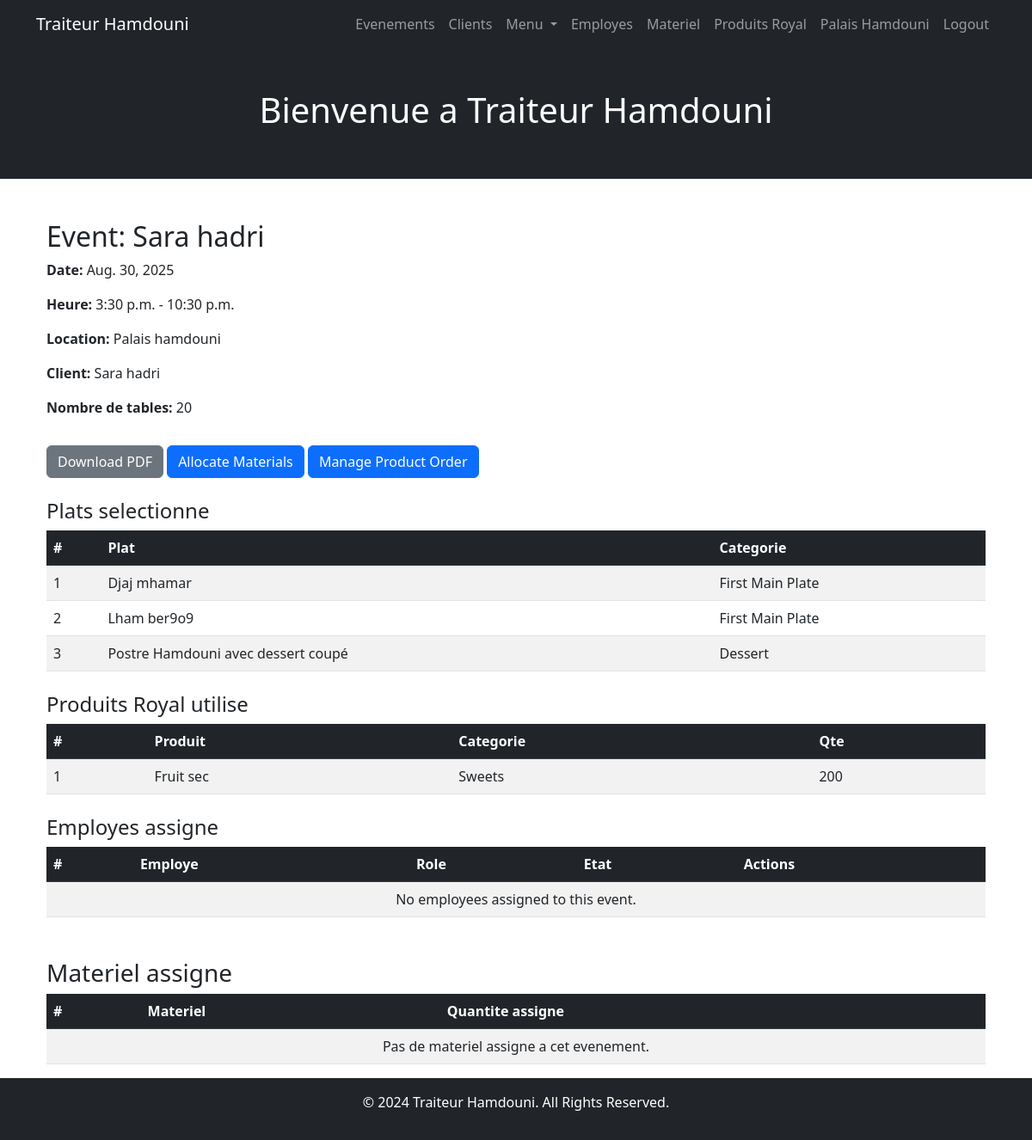
The page /events/4/ (signed in) on the database its author committed.
### events/models.py (models this page shows, shortened)
class Event(models.Model):
    EVENT_TYPES = [
        ('wedding', 'Mariage'),
        ('corporate', 'Événement d\'entreprise'),
        ('birthday', 'Anniversaire'),
        ('private', 'Fête privée'),
        ('engagement', 'Fiançailles'),
        ('baptism', 'Baptême'),
        ('marriage_signature', 'Signature d\'acte de mariage'),
        ('family_reunion', 'Réunion de famille'),
        ('conference', 'Conférence'),
        ('charity_event', 'Événement caritatif'),
        ('graduation', 'Remise de diplômes'),
        ('baby_shower', 'Fête de naissance'),
        ('festival', 'Festival'),
        ('exhibition', 'Exposition'),
        ('concert', 'Concert'),
        ('anniversary', 'Anniversaire de mariage'),
        ('new_year', 'Nouvel An'),
        ('retirement', 'Départ à la retraite'),
    ]
    PAYMENT_STATUS_CHOICES = [
        ('pending', 'En attente'),
        ('partial', 'Avance'),
        ('paid', 'Payé'),
    ]
    EVENT_STATUS_CHOICES = [
        ('scheduled', 'Programmé'),
        ('completed', 'Terminé'),
        ('cancelled', 'Annulé'),
    ]
    name = models.CharField(max_length=255, verbose_name="Event Name")
    date = models.DateField(verbose_name="Event Date")
    start_time = models.TimeField(verbose_name="Start Time")
    end_time = models.TimeField(verbose_name="End Time")
    event_type = models.CharField(max_length=50, choices=EVENT_TYPES, blank=True, verbose_name="Event Type")
    client = models.ForeignKey(Customer, on_delete=models.CASCADE, related_name="events")
    number_of_guests = models.PositiveIntegerField(blank=True, null=True, verbose_name="Number of Guests")
    venue_name = models.CharField(max_length=255, blank=True, verbose_name="Venue Name")
    venue_address = models.TextField(blank=True, verbose_name="Venue Address")
    venue_contact = models.CharField(max_length=20, verbose_name="Venue Contact", blank=True, null=True)
    selected_dishes = models.ManyToManyField(Dish, related_name="events", verbose_name="Selected Dishes")
    selected_products = models.ManyToManyField(
        "products.Product",  # Use string reference to avoid circular import
        through="EventProduct",
        related_name="events",
        verbose_name="Selected Products",
    )
    assigned_staff = models.ManyToManyField(Employee, related_name="assigned_events", blank=True)
    decorations_required = models.BooleanField(default=False, verbose_name="Decorations Required")
    logistics_notes = models.TextField(blank=True, null=True, verbose_name="Logistics Notes")
    price_per_table = models.DecimalField(max_digits=10, decimal_places=2, blank=True, verbose_name="Price per Table", default=0.00)
    number_of_tables = models.PositiveIntegerField(verbose_name="Number of Tables", blank=True, default=0)
    price_of_decoration = models.DecimalField(max_digits=10, decimal_places=2, blank=True, verbose_name="Price of Decoration", default=0.00)
    price_of_extras = models.DecimalField(max_digits=10, decimal_places=2, blank=True, verbose_name="Price of Extras", default=0.00)
    event_cost = models.DecimalField(max_digits=10, decimal_places=2, verbose_name="Event Cost", default=0.00, blank=True)
    amount_paid = models.DecimalField(max_digits=10, decimal_places=2, verbose_name="Amount Paid", default=0.00)
    payment_status = models.CharField(max_length=20, choices=PAYMENT_STATUS_CHOICES, default='pending', verbose_name="Payment Status")
    event_status = models.CharField(max_length=20, choices=EVENT_STATUS_CHOICES, default='scheduled', blank=True, verbose_name="Event Status")
    event_notes = models.TextField(blank=True, null=True, verbose_name="Event Notes")

### client/models.py (models this page shows, shortened)
class Customer(models.Model):
    full_name = models.CharField(max_length=255, verbose_name="Full Name")
    phone_number = models.CharField(max_length=15, verbose_name="Phone Number")
    address = models.TextField(verbose_name="Address")

### menu/models.py (models this page shows, shortened)
class Dish(models.Model):
    DISH_TYPES = [
        ('starter', 'Starter Dish'),
        ('first_main', 'First Main Plate'),
        ('second_main', 'Second Main Plate'),
        ('dessert', 'Dessert'),
    ]
    name = models.CharField(max_length=255, verbose_name="Dish Name")
    dish_type = models.CharField(max_length=20, choices=DISH_TYPES, verbose_name="Dish Type")
    description = models.TextField(blank=True, verbose_name="Description")
    price = models.DecimalField(max_digits=10, decimal_places=2, verbose_name="Price")

### products/models.py (models this page shows, shortened)
class EventProduct(models.Model):
    event = models.ForeignKey(Event, on_delete=models.CASCADE, related_name="event_products")
    product = models.ForeignKey(Product, on_delete=models.CASCADE, related_name="event_products")
    quantity = models.PositiveIntegerField(verbose_name="Quantity Required")

class Product(models.Model):
    PRODUCT_TYPES = [
        ('sweet', 'Sweets'),
        ('salted', 'Salted'),
        ('cake', 'Cakes'),
        ('soire', 'Soirée Items'),
    ]
    name = models.CharField(max_length=255, verbose_name="Product Name")
    type = models.CharField(max_length=50, choices=PRODUCT_TYPES, verbose_name="Product Type")
    purchase_price = models.DecimalField(max_digits=10, decimal_places=2, verbose_name="Purchase Price")
    selling_price = models.DecimalField(max_digits=10, decimal_places=2, verbose_name="Selling Price")

### events/views.py (the view)
# urls.py: path('<int:event_id>/', event_detail, name='event_detail'),  # View details of an event
def event_detail(request, event_id):
    event = get_object_or_404(Event, pk=event_id)
    assignments = EmployeeAssignment.objects.filter(event=event)
    material_allocations = EventMaterialAllocation.objects.filter(event=event)
    selected_dishes = event.selected_dishes.all()
    event_products = EventProduct.objects.filter(event=event)  # Fetch associated products and quantities
    return render(request, 'events/event_detail.html', {
        'event': event,
        'assignments': assignments,
        'material_allocations': material_allocations,
        'selected_dishes': selected_dishes,
        'event_products': event_products,  # Include event products in the context
    })

### events/templates/events/event_detail.html (shortened to what this page needs)
{% extends 'base.html' %}
{% block content %}
<div class="container mt-4">
    <h2>Event: {{ event.name }}</h2>
    <p><strong>Date:</strong> {{ event.date }}</p>
    <p><strong>Heure:</strong> {{ event.start_time }} - {{ event.end_time }}</p>
    <p><strong>Location:</strong> {{ event.venue_name }}</p>
    <p><strong>Client:</strong> {{ event.client.full_name }}</p>
    <p><strong>Nombre de tables:</strong> {{ event.number_of_tables }}</p>
    <a href="{% url 'events:event_pdf' event.id %}" class="btn btn-secondary mt-3">Download PDF</a>
    <a href="{% url 'assignments:bulk_allocate_materials' event.id %}" class="btn btn-primary mt-3">Allocate Materials</a>
    <a href="{% url 'products:product_order' event.id %}" class="btn btn-primary mt-3">Manage Product Order</a>
    <h4 class="mt-4">Plats selectionne</h4>
    <table class="table table-striped">
        <thead class="table-dark">
            <tr>
                <th>#</th>
                <th>Plat</th>
                <th>Categorie</th>
            </tr>
        </thead>
        <tbody>
            {% for dish in selected_dishes %}
            <tr>
                <td>{{ forloop.counter }}</td>
                <td>{{ dish.name }}</td>
                <td>{{ dish.get_dish_type_display }}</td>
            </tr>
            {% empty %}
            <tr>
                <td colspan="4" class="text-center">Pas de plats selectionnes pour cet evenement.</td>
            </tr>
            {% endfor %}
        </tbody>
    </table>
    <h4 class="mt-4">Produits Royal utilise</h4>
    <table class="table table-striped">
        <thead class="table-dark">
            <tr>
                <th>#</th>
                <th>Produit</th>
                <th>Categorie</th>
                <th>Qte</th>
            </tr>
        </thead>
        <tbody>
            {% for event_product in event_products %}
            <tr>
                <td>{{ forloop.counter }}</td>
                <td>{{ event_product.product.name }}</td>
                <td>{{ event_product.product.get_type_display }}</td>
                <td>{{ event_product.quantity }}</td>
            </tr>
            {% empty %}
            <tr>
                <td colspan="4" class="text-center">Pas de produits affecte a cet evenement.</td>
            </tr>
            {% endfor %}
        </tbody>
    </table>
    <h4 class="mt-4">Employes assigne</h4>
    <table class="table table-striped">
        <thead class="table-dark">
            <tr>
                <th>#</th>
                <th>Employe</th>
                <th>Role</th>
                <th>Etat</th>
                <th>Actions</th>
            </tr>
        </thead>
        <tbody>
            {% for assignment in assignments %}
            <tr>
                <td>{{ forloop.counter }}</td>
                <td>{{ assignment.employee.full_name }}</td>
                <td>{{ assignment.assigned_role }}</td>
                <td>
                    {% if assignment.status == 'Active' %}
                    <span class="badge bg-success">{{ assignment.status }}</span>
                    {% else %}
                    <span class="badge bg-danger">{{ assignment.status }}</span>
                    {% endif %}
                </td>
                <td>
                    <form method="post" action="{% url 'assignments:unassign_employee' assignment.id %}" style="display:inline;">
                        {% csrf_token %}
                        <button type="submit" class="btn btn-danger btn-sm">Liberer</button>
                    </form>
                </td>
            </tr>
            {% empty %}
            <tr>
                <td colspan="5" class="text-center">No employees assigned to this event.</td>
            </tr>
            {% endfor %}
        </tbody>
    </table>
    <h3 class="mt-5">Materiel assigne</h3>
    <table class="table table-striped">
        <thead class="table-dark">
            <tr>
                <th>#</th>
                <th>Materiel</th>
                <th>Quantite assigne</th>
            </tr>
        </thead>
        <tbody>
            {% for allocation in material_allocations %}
            <tr>
                <td>{{ forloop.counter }}</td>
                <td>{{ allocation.material.name }}</td>
                <td>{{ allocation.quantity_allocated }}</td>
            </tr>
            {% empty %}
            <tr>
                <td colspan="3" class="text-center">Pas de materiel assigne a cet evenement.</td>
            </tr>
            {% endfor %}
        </tbody>
    </table>
</div>
{% endblock %}

### client/templates/base.html (style rules this page uses)
html, body { height: 100%; margin: 0; }
body { display: flex; flex-direction: column; }
.container.mt-4 { flex: 1; }

### rows shown on the page
Event: name "Sara hadri", date "Aug. 30, 2025", start_time "3:30 p.m.", end_time "10:30 p.m.", venue_name "Palais hamdouni", client.full_name "Sara hadri", number_of_tables "20"
Dish: name "Djaj mhamar", dish_type "First Main Plate"
Dish: name "Lham ber9o9", dish_type "First Main Plate"
Dish: name "Postre Hamdouni avec dessert coupé", dish_type "Dessert"
EventProduct: product.name "Fruit sec", product.type "Sweets", quantity "200"
